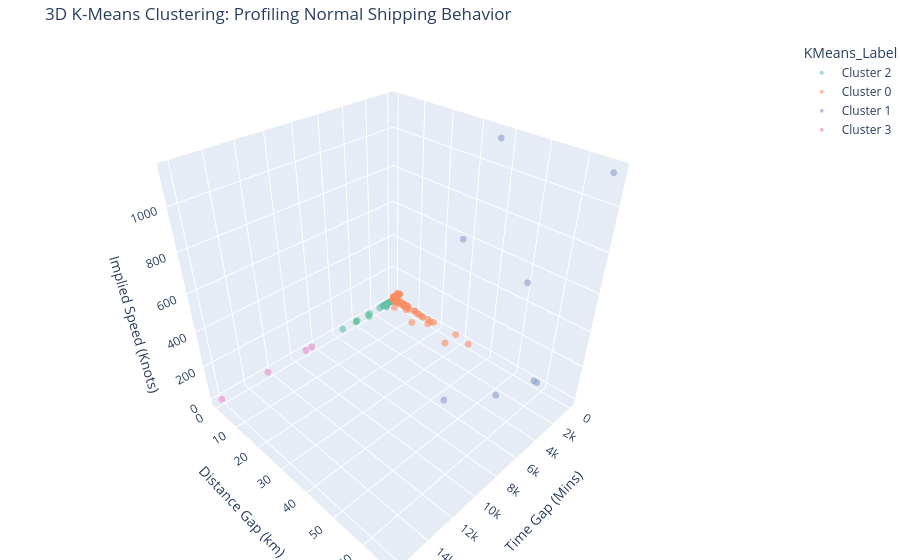

Here is the notebook cell this chart was saved with:
### Code cell
#Ploting cluster made by K-means using 3-d graph to see difference clearly

df['KMeans_Label'] = 'Cluster ' + df['KMeans_Cluster'].astype(str)

fig = px.scatter_3d(
    df, 
    x='Time_Gap_Minutes', 
    y='Distance_Gap_km', 
    z='Implied_Speed_knots',
    color='KMeans_Label', 
    color_discrete_sequence=px.colors.qualitative.Set2, 
    opacity=0.6,
    title='3D K-Means Clustering: Profiling Normal Shipping Behavior')

fig.update_traces(marker=dict(size=4))

fig.update_layout(
    scene=dict(
        xaxis_title='Time Gap (Mins)',
        yaxis_title='Distance Gap (km)',
        zaxis_title='Implied Speed (Knots)'
    ),
    margin=dict(l=0, r=0, b=0, t=40)
)

fig.show()

### Figure 1 — Plotly figure (JSON) as saved in the notebook; plotly's stock layout.template omitted (floating-point values rounded to 4 significant figures; data arrays with more than 128 entries replaced by an {"elided": "..."} marker saying what was removed)
{"data": [{"hovertemplate": "KMeans_Label=Cluster 2<br>Time_Gap_Minutes=%{x}<br>Distance_Gap_km=%{y}<br>Implied_Speed_knots=%{z}<extra></extra>", "legendgroup": "Cluster 2", "marker": {"color": "rgb(102,194,165)", "opacity": 0.6, "size": 4, "symbol": "circle"}, "mode": "markers", "name": "Cluster 2", "scene": "scene", "showlegend": true, "type": "scatter3d", "x": {"elided": "42750 float values"}, "y": {"elided": "42750 float values"}, "z": {"elided": "42750 float values"}}, {"hovertemplate": "KMeans_Label=Cluster 0<br>Time_Gap_Minutes=%{x}<br>Distance_Gap_km=%{y}<br>Implied_Speed_knots=%{z}<extra></extra>", "legendgroup": "Cluster 0", "marker": {"color": "rgb(252,141,98)", "opacity": 0.6, "size": 4, "symbol": "circle"}, "mode": "markers", "name": "Cluster 0", "scene": "scene", "showlegend": true, "type": "scatter3d", "x": {"elided": "7238 float values"}, "y": {"elided": "7238 float values"}, "z": {"elided": "7238 float values"}}, {"hovertemplate": "KMeans_Label=Cluster 1<br>Time_Gap_Minutes=%{x}<br>Distance_Gap_km=%{y}<br>Implied_Speed_knots=%{z}<extra></extra>", "legendgroup": "Cluster 1", "marker": {"color": "rgb(141,160,203)", "opacity": 0.6, "size": 4, "symbol": "circle"}, "mode": "markers", "name": "Cluster 1", "scene": "scene", "showlegend": true, "type": "scatter3d", "x": [1.917, 1.067, 146.2, 5754.0, 2942.0, 145.0, 3.133, 1.533], "y": [67.34, 37.31, 57.44, 43.93, 52.91, 58.46, 50.42, 27.97], "z": [1138.0, 1133.0, 12.73, 0.2473, 0.5827, 13.06, 521.3, 590.9]}, {"hovertemplate": "KMeans_Label=Cluster 3<br>Time_Gap_Minutes=%{x}<br>Distance_Gap_km=%{y}<br>Implied_Speed_knots=%{z}<extra></extra>", "legendgroup": "Cluster 3", "marker": {"color": "rgb(231,138,195)", "opacity": 0.6, "size": 4, "symbol": "circle"}, "mode": "markers", "name": "Cluster 3", "scene": "scene", "showlegend": true, "type": "scatter3d", "x": [16140.0, 8454.0, 9021.0, 12380.0], "y": [0.09066, 0.0009579, 0.003464, 0.001112], "z": [0.000182, 3.671e-06, 1.244e-05, 2.91e-06]}], "layout": {"legend": {"title": {"text": "KMeans_Label"}, "tracegroupgap": 0}, "margin": {"b": 0, "l": 0, "r": 0, "t": 40}, "scene": {"domain": {"x": [0, 1], "y": [0, 1]}, "xaxis": {"title": {"text": "Time Gap (Mins)"}}, "yaxis": {"title": {"text": "Distance Gap (km)"}}, "zaxis": {"title": {"text": "Implied Speed (Knots)"}}}, "title": {"text": "3D K-Means Clustering: Profiling Normal Shipping Behavior"}}}
